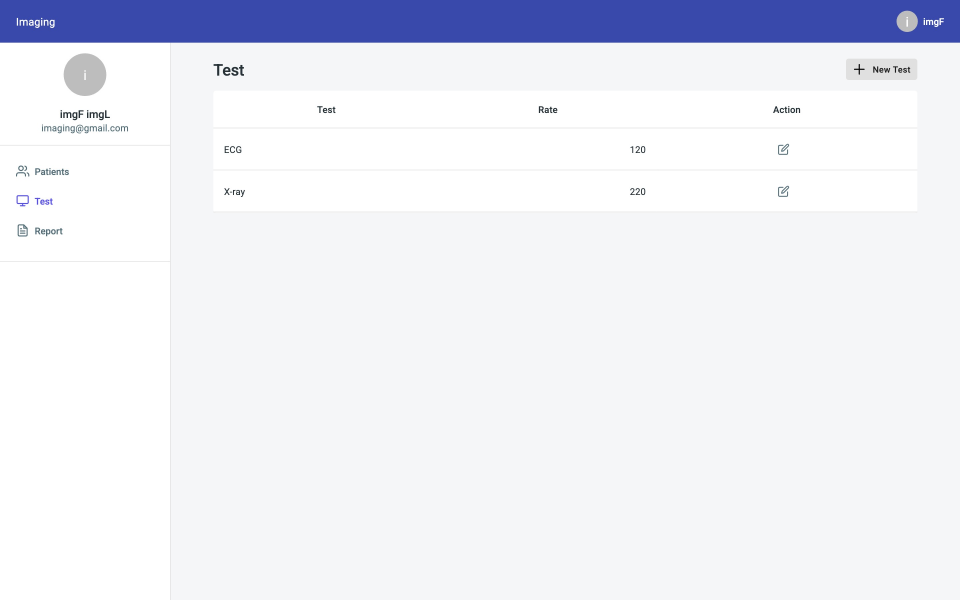
#> input picture MediLink/raw/img-10-test.jpg, 2880 x 1800 px (shown at 1/3 size); its folder holds 4 pictures in this run
$ python annotate.py
#> lines starting #> are read from the running program, lines starting #| are printed output that depends on the picture
from PIL import Image, ImageDraw, ImageFont, ImageFilter
import json, os, re
R = json.load(open('../raw/img-rects.json'))
#> (reads MediLink/raw/img-rects.json from the repository)
O = 'fig'; os.makedirs(O, exist_ok=True)
FB = '/usr/share/fonts/opentype/inter/Inter-Bold.otf'
RED = (214, 40, 40); BLUE = (31, 90, 200)
PII = re.compile(r"Clarissa|clarissa|Reyes|David|Juancho|Cruz|0974655|0912|May 12, 0002|Secosana|Bulihan|Manila|Guitterez|Hans|Maria|Santos|Ronquillo|Alejandro|Pagtalunan|Allan|Agdao|Davao|Cristo|Malolos|Bago|Gallera|Evangelical|Single")

def load(n): return Image.open(f'../raw/img-{n}.jpg').convert('RGB')
#> called with n = '10-test'
#> returned value is the input picture: PIL image 2880x1800 RGB; mean R, G, B 234.1, 235.9, 244

def pii_rects(key):
    out = []
    for e in R.get(key, []):
        if e['w'] <= 0 or e['h'] <= 0 or e['h'] > 70 or e['w'] > 760: continue
        if e['t'] in ('TABLE', 'TR', 'TBODY'): continue
        if PII.search(e['s']):
            out.append((e['x'], e['y'], e['w'], e['h']))
    return out

def blur(img, rects, s=2, pad=3):
    return img
    for x, y, w, h in rects:
        b = (max(0, int((x - pad) * s)), max(0, int((y - pad) * s)), min(img.width, int((x + w + pad) * s)), min(img.height, int((y + h + pad) * s)))
        if b[2] <= b[0] or b[3] <= b[1]: continue
        reg = img.crop(b).filter(ImageFilter.GaussianBlur(9 * s / 2))
        img.paste(reg, b)
    return img

def boxes(img, items, s=2, ox=0, oy=0, lw=9, r=40, minx=0, miny=0):
#> called with s = 2, ox = 0, oy = 0, lw = 9, r = 40, minx = 0, miny = 0
    d = ImageDraw.Draw(img); f = ImageFont.truetype(FB, int(r * 1.15))
    for it in items:
        n, x, y, w, h = it[:5]; col = it[5] if len(it) > 5 else RED
        X = (x - ox) * s; Y = (y - oy) * s
        d.rounded_rectangle([X, Y, X + w * s, Y + h * s], radius=8, outline=col, width=lw)
        if n is None: continue
        if w < 70 and Y - 2 * r - 6 >= miny * s: cx = X + w * s / 2; cy = Y - r - 4
        elif w < 120: cx = X + w * s; cy = max(r + 2, Y)
        elif X - 2 * r - 8 >= minx * s: cx = X - r - 6; cy = Y + r
        else: cx = max(minx * s + r + 2, X); cy = max(miny * s + r + 2, Y)
        d.ellipse([cx - r, cy - r, cx + r, cy + r], fill=col, outline='white', width=3)
        t = str(n); bb = d.textbbox((0, 0), t, font=f)
        d.text((cx - (bb[2] - bb[0]) / 2 - bb[0], cy - (bb[3] - bb[1]) / 2 - bb[1]), t, fill='white', font=f)
#> this loop made 5 passes
#> bb on passes 1 to 5: (0, 11, 20, 45), (0, 11, 29, 45), (0, 11, 30, 45), (0, 11, 31, 45), (0, 11, 29, 45)
    return img

def save(img, name, crop=None, s=2, maxw=2000):
    if crop:
        x, y, w, h = crop; img = img.crop((x * s, y * s, (x + w) * s, (y + h) * s))
    if img.width > maxw: img = img.resize((maxw, round(img.height * maxw / img.width)), Image.LANCZOS)
    img.save(f'{O}/{name}.jpg', quality=88)

def fig(src, key, name, bx, crop=None, extra_blur=(), keep=None):
    im = load(src)
    orig = im.copy()
    blur(im, pii_rects(key) + list(extra_blur))
    if keep:
        x, y, w, h = keep; b = (x * 2, y * 2, (x + w) * 2, (y + h) * 2); im.paste(orig.crop(b), b[:2])
    boxes(im, bx, minx=crop[0] if crop else 0, miny=crop[1] if crop else 0)
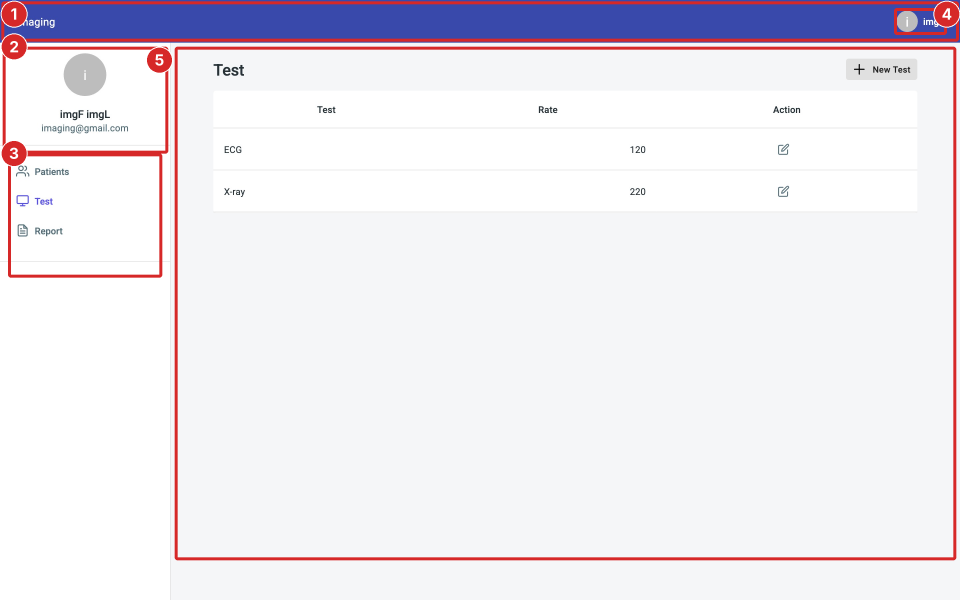
#> im: PIL image 2880x1800 RGB (shown at 1/3 size); mean R, G, B 235.4, 231.3, 238.1
    save(im, name, crop)


F = lambda src, name, bx, crop=None: fig(src, None, name, bx, crop=crop)
#> call 2 of load, with n = '50-user-menu'
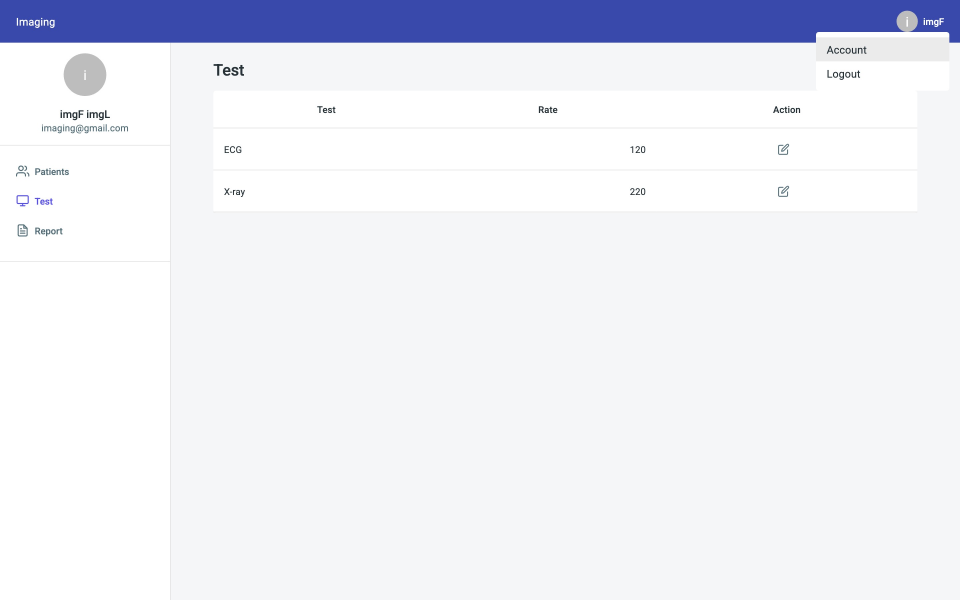
#> input picture MediLink/raw/img-50-user-menu.jpg, 2880 x 1800 px (shown at 1/3 size)
#> in load, returned value is the input picture: PIL image 2880x1800 RGB; mean R, G, B 234.6, 236.3, 244.2
#> the loop in boxes (call 2), `for it in items:` made 3 passes
#> call 2 of save, with name = 'f-usermenu', crop = (840, 0, 600, 300), s = 2, maxw = 2000
#> in save (call 2), `img = img.crop((x * s, y * s, (x + w) * s, (y + h) * s))`:
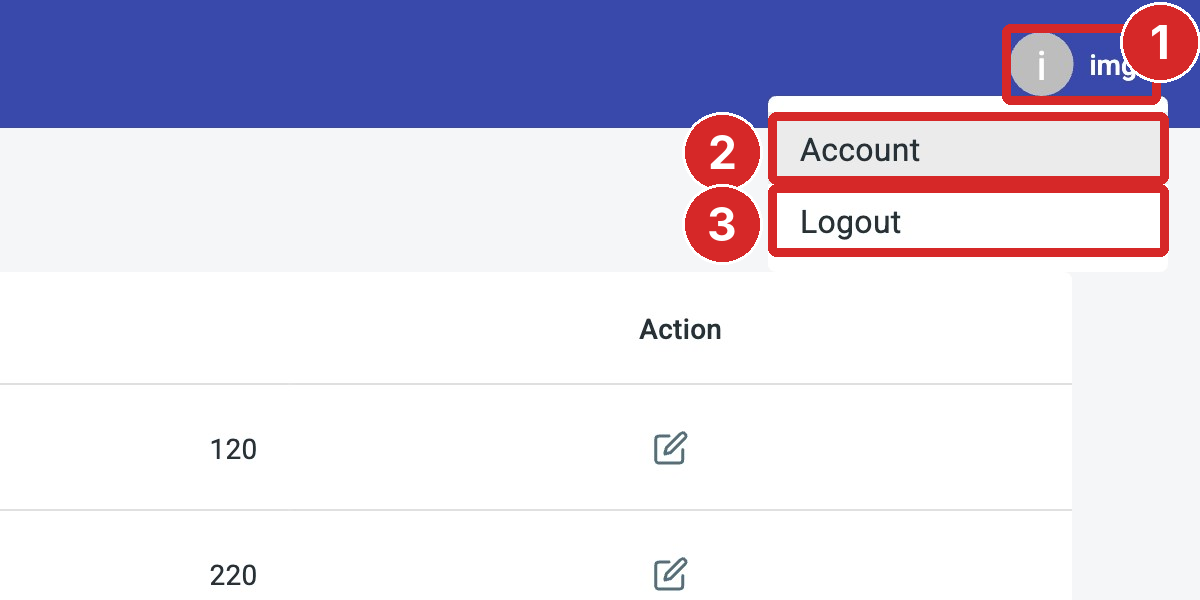
#> img: PIL image 1200x600 RGB; mean R, G, B 213.4, 209, 227.1
#> call 3 of load, with n = '01-patients'
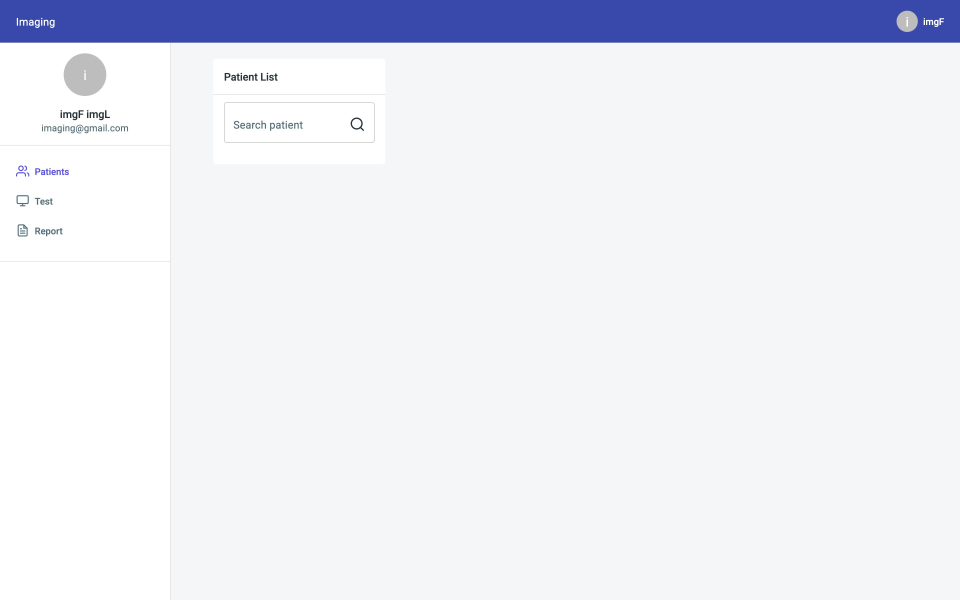
#> input picture MediLink/raw/img-01-patients.jpg, 2880 x 1800 px (shown at 1/3 size)
#> in load, returned value is the input picture: PIL image 2880x1800 RGB; mean R, G, B 233.1, 235, 243.4
#> call 3 of save, with name = 'f-patients', crop = (256, 64, 600, 260), s = 2, maxw = 2000
#> in save (call 3), `img = img.crop((x * s, y * s, (x + w) * s, (y + h) * s))`:
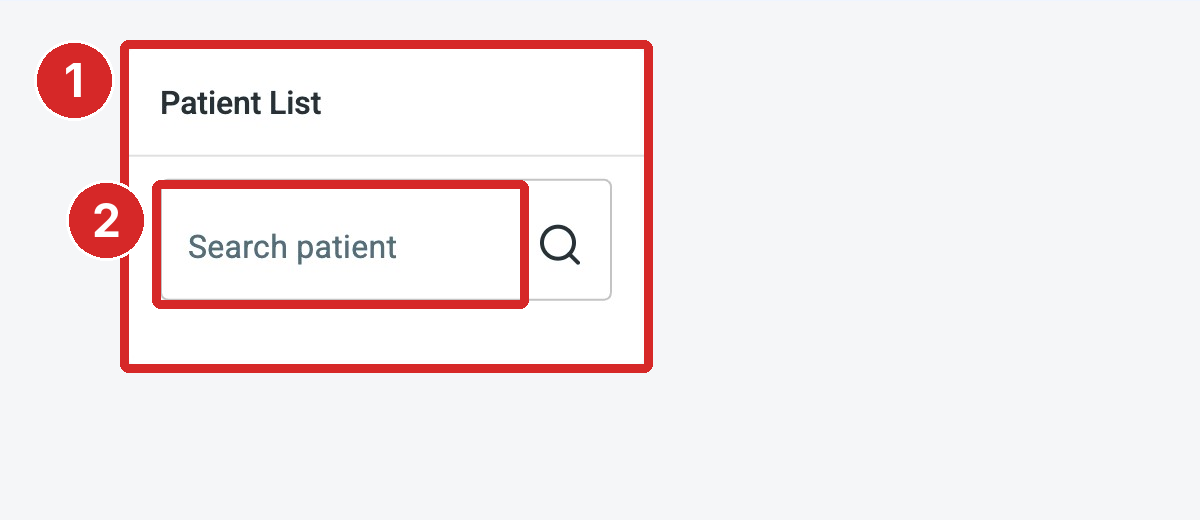
#> img: PIL image 1200x520 RGB; mean R, G, B 244.5, 236.6, 238.1
#> call 4 of save, with name = 'f-test', crop = (256, 64, 1184, 300), s = 2, maxw = 2000
#> in save (call 4), `img = img.crop((x * s, y * s, (x + w) * s, (y + h) * s))`:
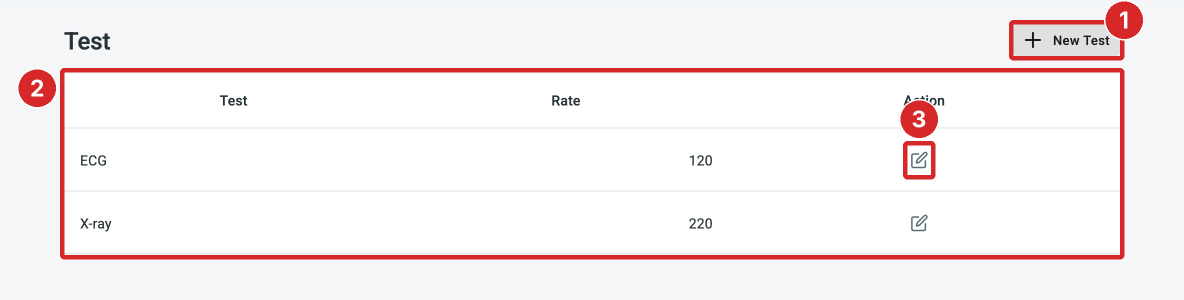
#> img: PIL image 2368x600 RGB (shown at 1/2 size); mean R, G, B 247.6, 240.3, 241.1
#> in save (call 4), `if img.width > maxw: img = img.resize((maxw, round(img.height * maxw /..`:
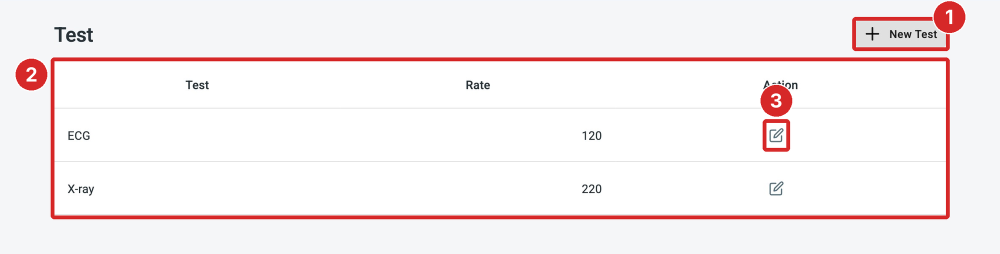
#> img: PIL image 2000x507 RGB (shown at 1/2 size); mean R, G, B 247.6, 240.2, 241
F('10-test', 'f-layout', [(1, 2, 2, 1436, 60), (2, 4, 70, 248, 160), (3, 12, 230, 231, 186), (4, 1341, 12, 79, 40), (5, 262, 70, 1172, 770)])
F('50-user-menu', 'f-usermenu', [(1, 1341, 12, 79, 40), (2, 1224, 56, 200, 36), (3, 1224, 92, 200, 36)], crop=(840, 0, 600, 300))
F('01-patients', 'f-patients', [(1, 316, 84, 266, 166), (2, 332, 154, 188, 64)], crop=(256, 64, 600, 260))
F('10-test', 'f-test', [(1, 1265, 84, 115, 40), (2, 316, 132, 1064, 191), (3, 1159, 205, 32, 38)], crop=(256, 64, 1184, 300))
#> (the run stopped early here; a loop or call above may not have finished)
